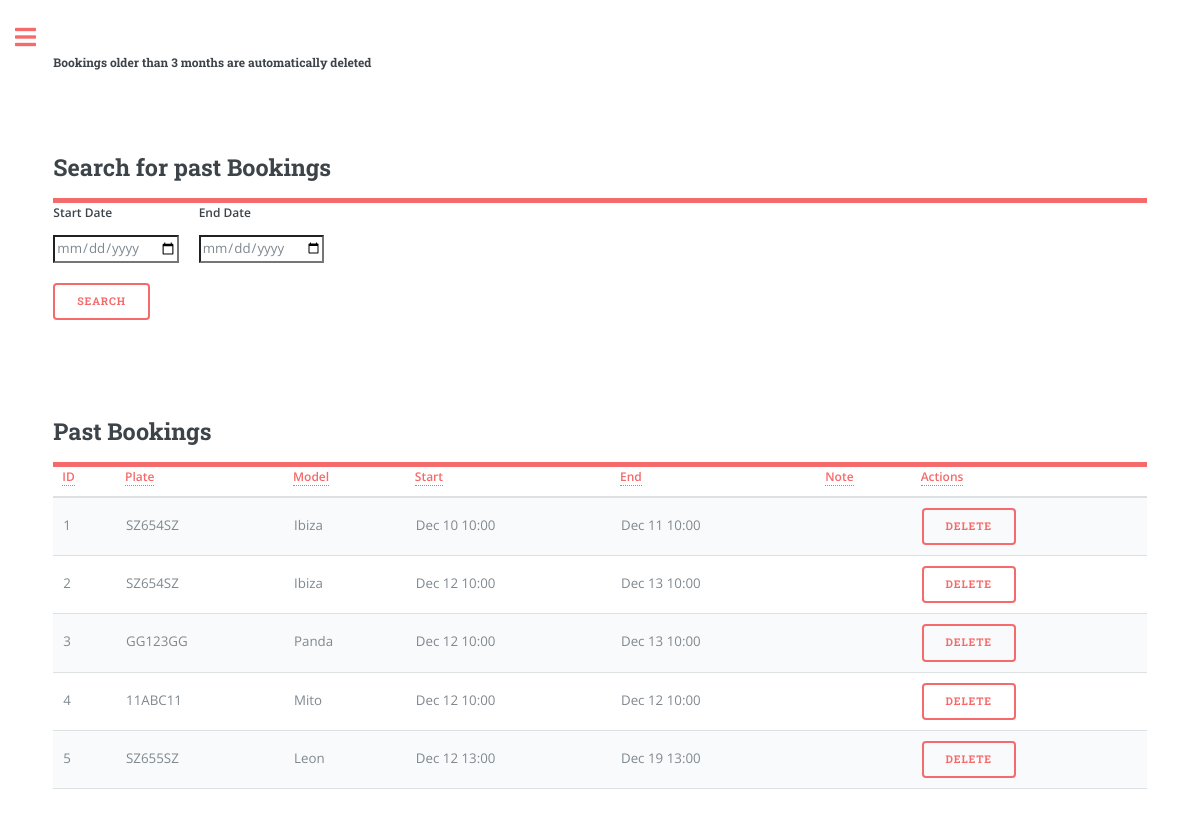
Screenshot of /bookings_history (signed in) with the database file from the repository.
### app/models.py (models this page shows, shortened)
class Booking(db.Model):
    id = db.Column(db.Integer, primary_key=True)
    start_datetime = db.Column(db.DateTime, nullable=False)
    end_datetime = db.Column(db.DateTime, nullable=False)
    car_plate = db.Column(db.String(8), db.ForeignKey('car.plate'), nullable=False)
    user_id = db.Column(db.Integer, db.ForeignKey('user.id'), nullable=False)
    note = db.Column(db.String(160))
    money = db.Column(db.Integer, default=0, index=True)
    car = db.relationship('Car', backref='bookings', lazy=True)

class Car(db.Model):
    plate = db.Column(db.String(8), primary_key=True, index=True, unique=True)
    make = db.Column(db.String(15), index=True)
    model = db.Column(db.String(15), index=True)
    fuel = db.Column(db.String(8), index=True)
    year = db.Column(db.Integer, index=True)
    cc = db.Column(db.Integer, index=True)
    user_id = db.Column(db.Integer, db.ForeignKey('user.id'))
    days = db.Column(db.Integer, default=0, index=True)
    money = db.Column(db.Integer, default=0, index=True)

### app/routes.py (the view, shortened to what this page needs)
@app.route('/bookings_history', methods=['GET', 'POST'])
@login_required
def bookings_history():
    current_date = datetime.utcnow()
    expired_bookings = Booking.query.filter(
        (Booking.user_id == current_user.id) &
        (Booking.end_datetime < current_date)
    ).all()
    return render_template('bookings_history.html', user_bookings=expired_bookings, page='bookings_history',
                           user_name=current_user.username if current_user.is_authenticated else None)

### app/models.py (called while the page is built)
@login.user_loader
def load_user(id):
    return User.query.get(int(id))

### app/templates/bookings_history.html (shortened to what this page needs)
{% extends "index.html" %}
{% block content %}
<head>
  <link rel="stylesheet" href="{{ url_for('static', filename='css/main.css') }}">
</head>
<h5>Bookings older than 3 months are automatically deleted</h5>
<form action="{{ url_for('bookings_history') }}" method="POST">
<header id="header">
  <h2>Search for past Bookings</h2>
</header>
<div class="row">
 <div class="col">
  <label for="start_date" class="form-label">Start Date</label>
  <input type="date" class="form-control" id="start_date" name="start_date" required>
</div>
<div class="col">
  <label for="end_date" class="form-label">End Date</label>
  <input type="date" class="form-control" id="end_date" name="end_date" required>
</div>
</div>
<button type="submit" name="search" class="btn btn-danger" style="margin-top: 20px;">Search</button>
</form>
<header id="header">
  <h2>Past Bookings</h2>
</header>
<form action="{{ url_for('bookings_history') }}" method="POST" onsubmit="return confirm('Are you sure you want to delete this booking?');">
<table class="table" id="bookingTable">
    <thead>
      <tr>
        <th scope="col"><a href="#" class="sort-link" data-sort="id">ID</a></th>
        <th scope="col"><a href="#" class="sort-link" data-sort="plate">Plate</a></th>
        <th scope="col"><a href="#" class="sort-link" data-sort="model">Model</a></th>
        <th scope="col"><a href="#" class="sort-link" data-sort="start_datetime">Start</a></th>
        <th scope="col"><a href="#" class="sort-link" data-sort="end_datetime">End</a></th>
        <th scope="col"><a href="#" class="sort-link" data-sort="note">Note</a></th>
        <th scope="col"><a>Actions</a></th>
      </tr>
    </thead>
    <tbody>
      {% for booking in user_bookings %}
      <tr>
          <td data-sort="id">{{ booking.id }}</td>
          <td data-sort="plate">{{ booking.car.plate }}</td>
          <td data-sort="model">{{ booking.car.model }}</td>
          <td data-sort="start_datetime">{{ booking.start_datetime.strftime("%b %d %H:%M") }}</td>
          <td data-sort="end_datetime">{{ booking.end_datetime.strftime("%b %d %H:%M") }}</td>
          <td data-sort="note">
          </td>
          <td>
              <button type="submit" class="btn btn-danger" name="delete" value="{{ booking.id }}">Delete</button>
        </td>
      </tr>
      {% endfor %}
  </tbody>
</table>
</form>
{% endblock %}

### app/templates/index.html (shortened to what this page needs)
<!DOCTYPE HTML>
<html>
	<head>
		<link rel="stylesheet" href="{{url_for('static', filename='css/main.css')}}"/>
	</head>
	<body class="is-preload">
			<div id="wrapper">
					<div id="main">
						<div class="inner">
								<section id="banner">
									<div class="content">
										{% block content %} {% endblock %}
								</section>
						</div>
					</div>
			</div>
	</body>
</html>

### rows the page displays
Booking: id "1", car.plate "SZ654SZ", car.model "Ibiza", start_datetime "Dec 10 10:00", end_datetime "Dec 11 10:00"
Booking: id "2", car.plate "SZ654SZ", car.model "Ibiza", start_datetime "Dec 12 10:00", end_datetime "Dec 13 10:00"
Booking: id "3", car.plate "GG123GG", car.model "Panda", start_datetime "Dec 12 10:00", end_datetime "Dec 13 10:00"
Booking: id "4", car.plate "11ABC11", car.model "Mito", start_datetime "Dec 12 10:00", end_datetime "Dec 12 10:00"
Booking: id "5", car.plate "SZ655SZ", car.model "Leon", start_datetime "Dec 12 13:00", end_datetime "Dec 19 13:00"
